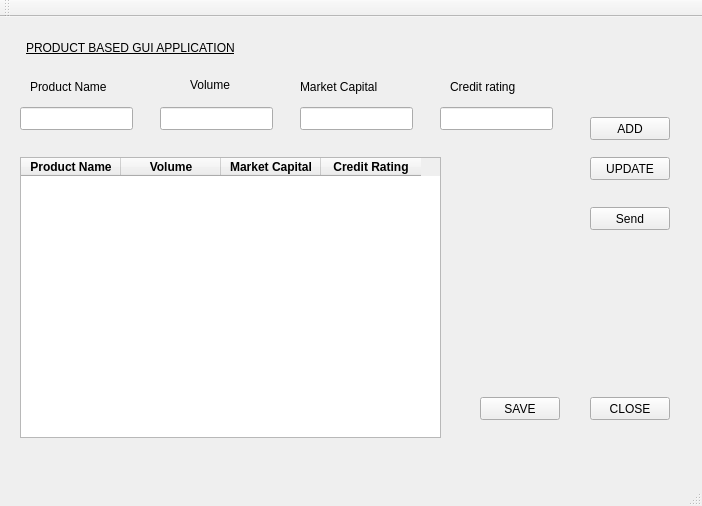
<?xml version="1.0" encoding="UTF-8"?>
<ui version="4.0">
 <class>MainWindow</class>
 <widget class="QMainWindow" name="MainWindow">
  <property name="geometry">
   <rect>
    <x>0</x>
    <y>0</y>
    <width>702</width>
    <height>506</height>
   </rect>
  </property>
  <property name="windowTitle">
   <string>MainWindow</string>
  </property>
  <property name="styleSheet">
   <string notr="true">selection-background-color: rgb(85, 0, 255);</string>
  </property>
  <widget class="QWidget" name="centralWidget">
   <widget class="QLineEdit" name="lineEdit_productname">
    <property name="geometry">
     <rect>
      <x>20</x>
      <y>90</y>
      <width>113</width>
      <height>23</height>
     </rect>
    </property>
    <property name="echoMode">
     <enum>QLineEdit::Normal</enum>
    </property>
   </widget>
   <widget class="QLineEdit" name="lineEdit_volume">
    <property name="geometry">
     <rect>
      <x>160</x>
      <y>90</y>
      <width>113</width>
      <height>23</height>
     </rect>
    </property>
   </widget>
   <widget class="QLineEdit" name="lineEdit_mcapital">
    <property name="geometry">
     <rect>
      <x>300</x>
      <y>90</y>
      <width>113</width>
      <height>23</height>
     </rect>
    </property>
    <property name="text">
     <string/>
    </property>
   </widget>
   <widget class="QLineEdit" name="lineEdit_credit">
    <property name="geometry">
     <rect>
      <x>440</x>
      <y>90</y>
      <width>113</width>
      <height>23</height>
     </rect>
    </property>
    <property name="text">
     <string/>
    </property>
   </widget>
   <widget class="QPushButton" name="pushButton_add">
    <property name="geometry">
     <rect>
      <x>590</x>
      <y>100</y>
      <width>80</width>
      <height>23</height>
     </rect>
    </property>
    <property name="text">
     <string>ADD</string>
    </property>
   </widget>
   <widget class="QPushButton" name="pushButton_update">
    <property name="geometry">
     <rect>
      <x>590</x>
      <y>140</y>
      <width>80</width>
      <height>23</height>
     </rect>
    </property>
    <property name="text">
     <string>UPDATE</string>
    </property>
   </widget>
   <widget class="QPushButton" name="pushButton_save">
    <property name="geometry">
     <rect>
      <x>480</x>
      <y>380</y>
      <width>80</width>
      <height>23</height>
     </rect>
    </property>
    <property name="text">
     <string>SAVE</string>
    </property>
   </widget>
   <widget class="QPushButton" name="pushButton_close">
    <property name="geometry">
     <rect>
      <x>590</x>
      <y>380</y>
      <width>80</width>
      <height>23</height>
     </rect>
    </property>
    <property name="text">
     <string>CLOSE</string>
    </property>
   </widget>
   <widget class="QTableWidget" name="tableWidget">
    <property name="geometry">
     <rect>
      <x>20</x>
      <y>140</y>
      <width>421</width>
      <height>281</height>
     </rect>
    </property>
    <property name="sortingEnabled">
     <bool>true</bool>
    </property>
    <attribute name="horizontalHeaderShowSortIndicator" stdset="0">
     <bool>true</bool>
    </attribute>
    <attribute name="verticalHeaderShowSortIndicator" stdset="0">
     <bool>false</bool>
    </attribute>
    <column>
     <property name="text">
      <string>Product Name</string>
     </property>
     <property name="font">
      <font>
       <weight>75</weight>
       <bold>true</bold>
      </font>
     </property>
    </column>
    <column>
     <property name="text">
      <string>Volume</string>
     </property>
     <property name="font">
      <font>
       <weight>75</weight>
       <bold>true</bold>
      </font>
     </property>
    </column>
    <column>
     <property name="text">
      <string>Market Capital</string>
     </property>
     <property name="font">
      <font>
       <weight>75</weight>
       <bold>true</bold>
      </font>
     </property>
    </column>
    <column>
     <property name="text">
      <string>Credit Rating</string>
     </property>
     <property name="font">
      <font>
       <weight>75</weight>
       <bold>true</bold>
      </font>
     </property>
    </column>
   </widget>
   <widget class="QLabel" name="label">
    <property name="geometry">
     <rect>
      <x>30</x>
      <y>60</y>
      <width>101</width>
      <height>20</height>
     </rect>
    </property>
    <property name="text">
     <string>Product Name</string>
    </property>
   </widget>
   <widget class="QLabel" name="label_2">
    <property name="geometry">
     <rect>
      <x>190</x>
      <y>60</y>
      <width>57</width>
      <height>15</height>
     </rect>
    </property>
    <property name="text">
     <string>Volume</string>
    </property>
   </widget>
   <widget class="QLabel" name="label_3">
    <property name="geometry">
     <rect>
      <x>300</x>
      <y>60</y>
      <width>101</width>
      <height>20</height>
     </rect>
    </property>
    <property name="text">
     <string>Market Capital</string>
    </property>
   </widget>
   <widget class="QLabel" name="label_4">
    <property name="geometry">
     <rect>
      <x>450</x>
      <y>60</y>
      <width>91</width>
      <height>20</height>
     </rect>
    </property>
    <property name="text">
     <string>Credit rating</string>
    </property>
   </widget>
   <widget class="QLabel" name="label_5">
    <property name="geometry">
     <rect>
      <x>26</x>
      <y>20</y>
      <width>611</width>
      <height>21</height>
     </rect>
    </property>
    <property name="styleSheet">
     <string notr="true">font: italic 16pt &quot;Sans Serif&quot;;
text-decoration: underline;</string>
    </property>
    <property name="text">
     <string>PRODUCT BASED GUI APPLICATION</string>
    </property>
   </widget>
   <widget class="QPushButton" name="pushButton_send">
    <property name="geometry">
     <rect>
      <x>590</x>
      <y>190</y>
      <width>80</width>
      <height>23</height>
     </rect>
    </property>
    <property name="text">
     <string>Send</string>
    </property>
   </widget>
  </widget>
  <widget class="QMenuBar" name="menuBar">
   <property name="geometry">
    <rect>
     <x>0</x>
     <y>0</y>
     <width>702</width>
     <height>20</height>
    </rect>
   </property>
  </widget>
  <widget class="QToolBar" name="mainToolBar">
   <attribute name="toolBarArea">
    <enum>TopToolBarArea</enum>
   </attribute>
   <attribute name="toolBarBreak">
    <bool>false</bool>
   </attribute>
  </widget>
  <widget class="QStatusBar" name="statusBar"/>
 </widget>
 <layoutdefault spacing="6" margin="11"/>
 <resources/>
 <connections/>
</ui>
